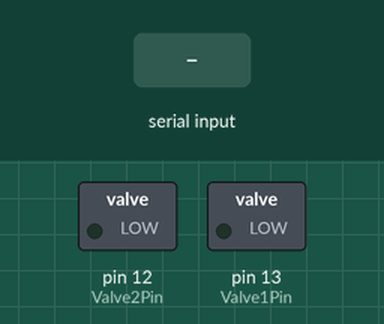
Simulated run of this sketch. Board: Arduino Uno, built with avr-gcc and run on an emulated ATmega328P. Shown: switched loads named in the sketch (green lamp = pin HIGH). Inputs (shaded band) come from the test bench.

Above: at 1.2 s.
1.3 s: "H" received over Serial
At 1.7 s:
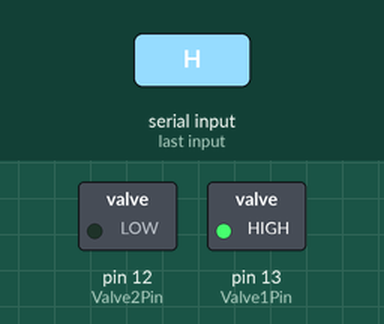
2.8 s: "N" received over Serial
At 3.5 s:
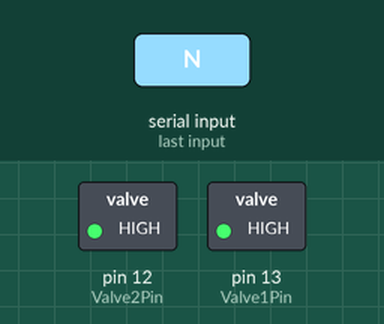
4.3 s: "L" received over Serial
At 4.7 s:
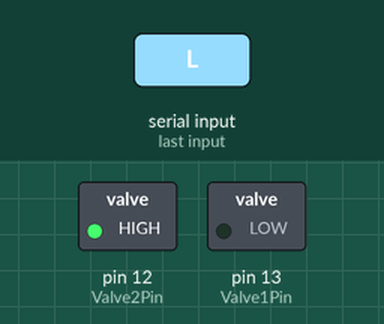
5.8 s: "M" received over Serial
At 7.0 s:
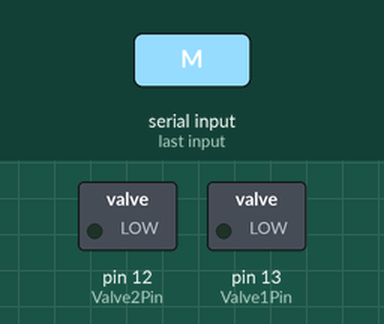
Timing chart, 0 to 8.3 s (numbered marks = the images above; inputs shaded):
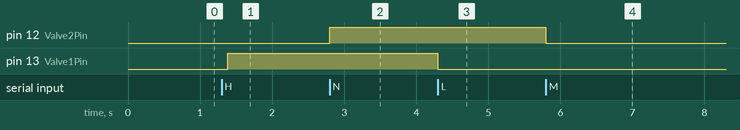

Measured:
- after the input at 1.3 s, pin 13 (Valve1Pin): LOW → HIGH after 0.08 s
- after the input at 2.8 s, pin 12 (Valve2Pin): LOW → HIGH at once
- after the input at 4.3 s, pin 13 (Valve1Pin): HIGH → LOW at once
- after the input at 5.8 s, pin 12 (Valve2Pin): HIGH → LOW at once

The sketch:

sprinkler.ino
```cpp
const int Valve1Pin = 13; // Pin untuk valve
const int Valve2Pin = 12;
int incomingByte;      // variabel untuk membaca data serial

void setup() {
  // Inisialisasi komunikasi serial
  Serial.begin(9600);
  // Inisialisasi pin sebagai output
  pinMode(Valve1Pin, OUTPUT);
  pinMode(Valve2Pin, OUTPUT);
}

void loop() {
  // Mengecek data serial
  if (Serial.available() > 0) {
    // Membaca data serial
    incomingByte = Serial.read();
    // Jika yang terbaca huruf H, maka nyalakan valve
    if (incomingByte == 'H') {
      delay(80);
      digitalWrite(Valve1Pin, HIGH);
    }
    // Jika yang terbaca huruf L, maka matikan valve
    if (incomingByte == 'L') {
      digitalWrite(Valve1Pin, LOW);
    }
    // Jika yang terbaca huruf N, maka nyalakan valve
    if (incomingByte == 'N') {
      digitalWrite(Valve2Pin, HIGH);
    }
    // Jika yang terbaca huruf M, maka matikan valve
    if (incomingByte == 'M') {
      digitalWrite(Valve2Pin, LOW);
    }
  }
}
```
